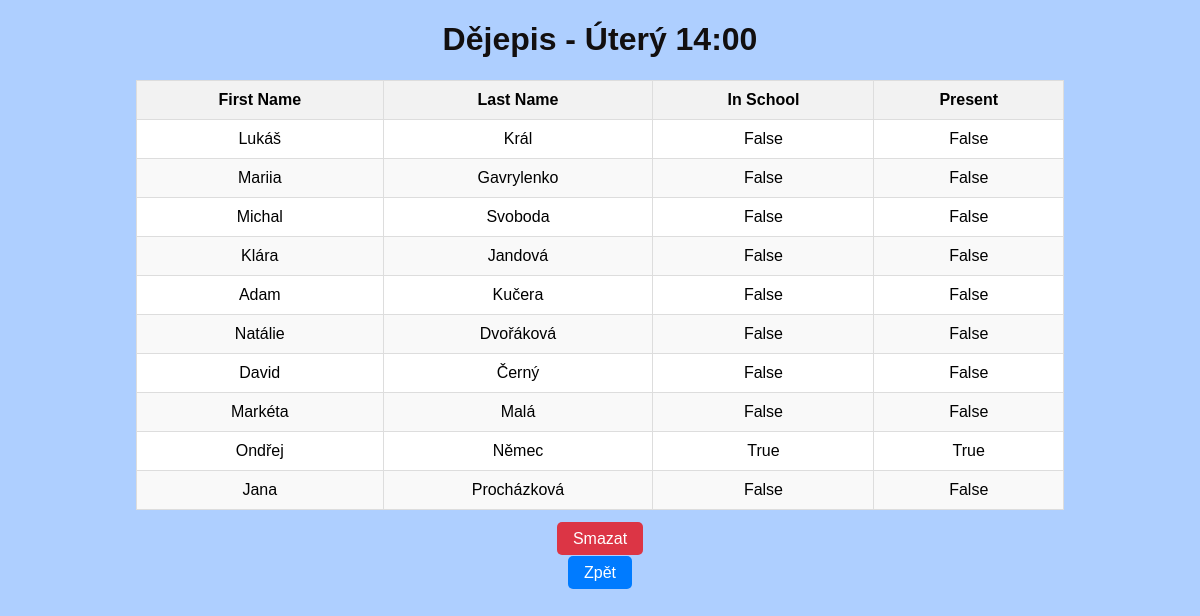
Page /2/ on the committed database.
### application/models.py (models this page shows, shortened)
class Lecture(models.Model):
    name = models.CharField(max_length=50)
    students = models.ManyToManyField(Student, related_name='students')
    teacher = models.ForeignKey(Teacher, on_delete=models.CASCADE, related_name='teacher')

class Student(models.Model):
    user = models.OneToOneField(User, on_delete=models.CASCADE, related_name='student_profile')
    first_name = models.CharField(max_length=20)
    last_name = models.CharField(max_length=20)
    mac_address = models.CharField(validators=[MinLengthValidator(17)], max_length=17)
    is_present = models.BooleanField(default=False)
    is_in_school = models.BooleanField(default=False)
    objects = models.Manager()
    class LectureManager(models.Manager):
        def create_lecture(self, name, students, teacher):
            return self.create(name=name, students=students, teacher=teacher)
    lectures = LectureManager()

### application/views.py (the view)
# urls.py: path('<int:pk>/', views.list_lecture, name='list_lecture'),
def list_lecture(request, pk):
    lecture = Lecture.objects.get(pk=pk)
    students = lecture.students.all()
    return render(request, 'list_lecture.html', {'lecture': lecture, 'students': students})

### application/templates/list_lecture.html (shortened to what this page needs)
<!DOCTYPE html>
<html lang="en">
<head>
</head>
<body>
    <h1>{{lecture.name}}</h1>
    <table>
        <thead>
            <tr>
                <th>First Name</th>
                <th>Last Name</th>
                <th>In School</th>
                <th>Present</th>
            </tr>
        </thead>
        <tbody>
            {% for student in students %}
                <tr>
                    <td>{{student.first_name}}</td>
                    <td>{{student.last_name}}</td>
                    <td>{{student.is_in_school}}</td>
                    <td>{{student.is_present}}</td>
                </tr>
            {% endfor %}
        </tbody>
    </table>
    <div class="text-center">
        <p>
            <a href="{% url 'remove_lecture' lecture.pk %}" class="btn btn-danger" onclick="return confirm('Are you sure you want to delete this?')">Smazat</a>
        </p>
        <p>
            <a href="/" class="btn">Zpět</a>
        </p>
    </div>
</body>
</html>

### application/templates/list_lecture.html (style rules this page uses)
body { font-family: Arial, sans-serif; margin: 20px; background-color: #aecfff; }
h1 { text-align: center; color: #120f0f; }
table { width: 80%; margin: 20px auto; border-collapse: collapse; background-color: #fff; }
table, th, td { border: 1px solid #ddd; }
th, td { padding: 10px; text-align: center; }
th { background-color: #f2f2f2; }
tr:nth-child(even) { background-color: #f9f9f9; }
.btn { text-decoration: none; color: white; background-color: #007bff; padding: 8px 16px; border-radius: 5px; }
.btn-danger { background-color: #dc3545; }
.text-center { text-align: center; }

### rows in the picture
Lecture: name "Dějepis - Úterý 14:00"
Student: first_name "Lukáš", last_name "Král", is_in_school "False", is_present "False"
Student: first_name "Mariia", last_name "Gavrylenko", is_in_school "False", is_present "False"
Student: first_name "Michal", last_name "Svoboda", is_in_school "False", is_present "False"
Student: first_name "Klára", last_name "Jandová", is_in_school "False", is_present "False"
Student: first_name "Adam", last_name "Kučera", is_in_school "False", is_present "False"
Student: first_name "Natálie", last_name "Dvořáková", is_in_school "False", is_present "False"
Student: first_name "David", last_name "Černý", is_in_school "False", is_present "False"
Student: first_name "Markéta", last_name "Malá", is_in_school "False", is_present "False"
Student: first_name "Ondřej", last_name "Němec", is_in_school "True", is_present "True"
Student: first_name "Jana", last_name "Procházková", is_in_school "False", is_present "False"
